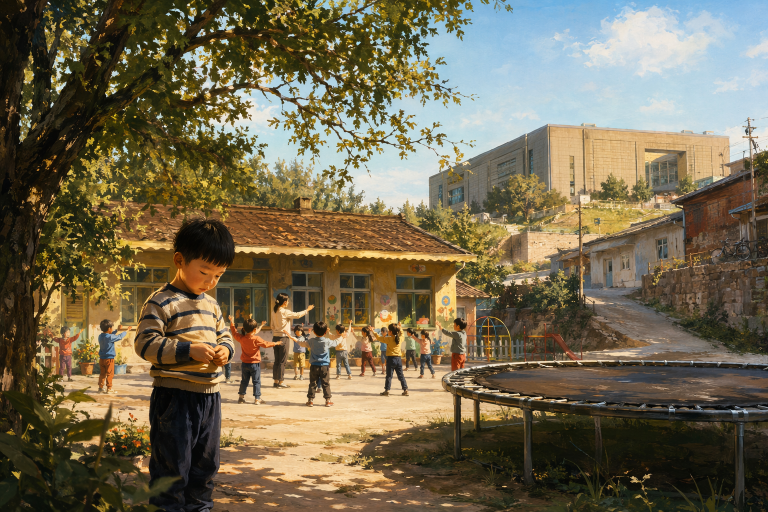
#> input picture articles/合集-01-我在河津上幼儿园/images/cover.png, 1536 x 1024 px, found by its file name (shown at 1/2 size)
$ python generate_cover_thumbnails.py
#> lines starting #> are read from the running program, lines starting #| are printed output that depends on the picture
#!/usr/bin/env python3
"""Generate lightweight website derivatives from canonical article covers."""

import io
from pathlib import Path

from PIL import Image, ImageOps


ROOT = Path(__file__).resolve().parent.parent
ARTICLE_IMAGES_DIR = ROOT / "assets" / "images" / "articles"
OUTPUT_DIR = ROOT / "assets" / "images" / "_generated"
CATALOG_DIR = OUTPUT_DIR / "catalog-covers"
ARTICLE_COVERS_DIR = OUTPUT_DIR / "article-covers"
ARTICLE_INLINE_DIR = OUTPUT_DIR / "article-inline"
HERO_SOURCE = ARTICLE_IMAGES_DIR / "合集-05-我在康杰念高中（怀昔）" / "cover.png"
INLINE_EXTENSIONS = {".jpg", ".jpeg", ".png"}
INLINE_MAX_SIZE = (1600, 1600)


def write_if_changed(path: Path, content: bytes) -> bool:
    if path.is_file() and path.read_bytes() == content:
        return False
    path.parent.mkdir(parents=True, exist_ok=True)
    path.write_bytes(content)
    return True


def render_webp(source: Path, size: tuple[int, int], quality: int) -> bytes:
#> called with size = (480, 320), quality = 74
    with Image.open(source) as image:
#> image is the input picture: PIL image 1536x1024 RGB; mean R, G, B 115.9, 105.5, 80.8
        image = ImageOps.exif_transpose(image).convert("RGB")
        image = ImageOps.fit(image, size, method=Image.Resampling.LANCZOS)
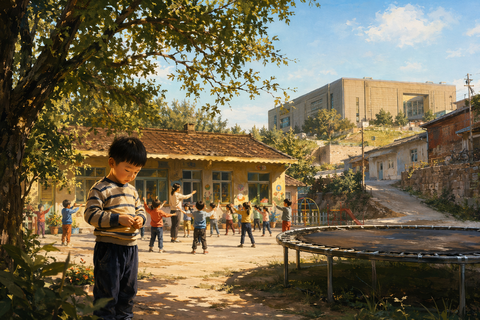
#> image: PIL image 480x320 RGB; mean R, G, B 115.9, 105.5, 80.8
#> call 2 of render_webp, with size = (1200, 800), quality = 80
#> in render_webp (call 2), `image = ImageOps.fit(image, size, method=Image.Resampling.LANCZOS)`:
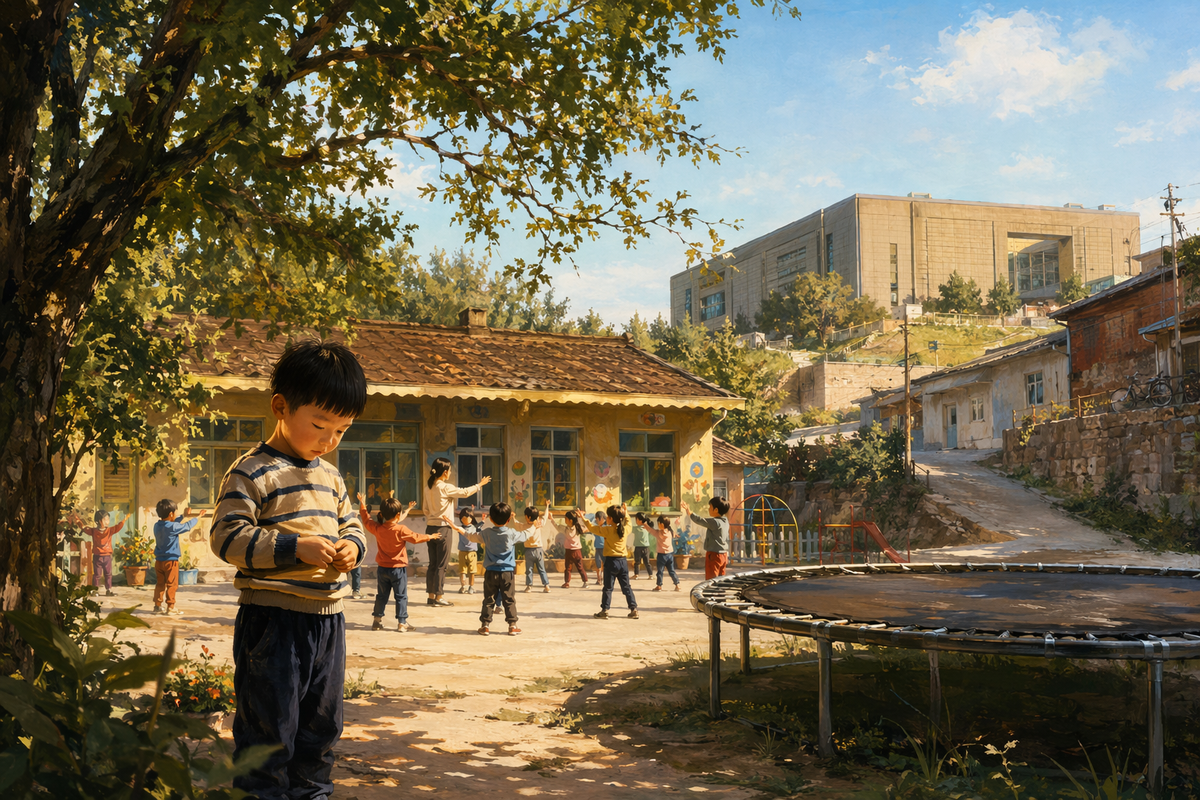
#> image: PIL image 1200x800 RGB; mean R, G, B 115.9, 105.5, 80.8
        output = io.BytesIO()
        image.save(output, format="WEBP", quality=quality, method=6)
        return output.getvalue()


def render_inline_webp(source: Path) -> bytes:
    with Image.open(source) as image:
        image = ImageOps.exif_transpose(image).convert("RGB")
        image.thumbnail(INLINE_MAX_SIZE, Image.Resampling.LANCZOS)
        output = io.BytesIO()
        image.save(output, format="WEBP", quality=76, method=6)
        return output.getvalue()


def render_favicon(source: Path) -> bytes:
    with Image.open(source) as image:
        image = ImageOps.exif_transpose(image).convert("RGB")
        image = ImageOps.fit(image, (64, 64), method=Image.Resampling.LANCZOS)
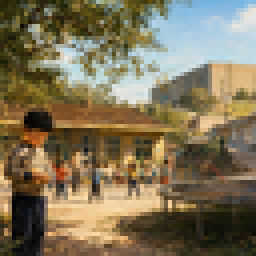
#> image: PIL image 64x64 RGB (shown 4 times larger); mean R, G, B 126.7, 114.7, 87.5
        output = io.BytesIO()
        image.save(output, format="PNG", optimize=True)
        return output.getvalue()


def main() -> None:
    covers = sorted(ARTICLE_IMAGES_DIR.glob("*/cover.png"), key=lambda path: path.parent.name)
    if not covers:
        raise SystemExit(f"No article covers found under {ARTICLE_IMAGES_DIR}")

    changed = 0
    for cover in covers:
        catalog_target = CATALOG_DIR / f"{cover.parent.name}.webp"
        article_target = ARTICLE_COVERS_DIR / f"{cover.parent.name}.webp"
        changed += write_if_changed(catalog_target, render_webp(cover, (480, 320), 74))
        changed += write_if_changed(article_target, render_webp(cover, (1200, 800), 80))

    inline_sources = sorted(
        (
            path
            for path in ARTICLE_IMAGES_DIR.glob("*/*")
            if path.is_file()
            and path.name.lower() != "cover.png"
            and path.suffix.lower() in INLINE_EXTENSIONS
        ),
        key=lambda path: path.as_posix(),
    )
    expected_inline_targets: set[Path] = set()
    for source in inline_sources:
        target = ARTICLE_INLINE_DIR / source.parent.name / f"{source.stem}.webp"
        expected_inline_targets.add(target)
        changed += write_if_changed(target, render_inline_webp(source))
    if ARTICLE_INLINE_DIR.is_dir():
        for stale in ARTICLE_INLINE_DIR.glob("*/*.webp"):
            if stale not in expected_inline_targets:
                stale.unlink()
                changed += 1

    changed += write_if_changed(
        OUTPUT_DIR / "home-hero.webp",
        render_webp(HERO_SOURCE, (1200, 800), 80),
    )
    changed += write_if_changed(OUTPUT_DIR / "favicon.png", render_favicon(HERO_SOURCE))

    generated = list(OUTPUT_DIR.rglob("*.webp")) + list(OUTPUT_DIR.rglob("*.png"))
    total_bytes = sum(path.stat().st_size for path in generated)
    print(
        f"generated {len(covers)} catalog covers, {len(covers)} article covers, "
        f"{len(inline_sources)} inline derivatives, and 2 site assets; "
        f"updated {changed}; total {total_bytes / 1024 / 1024:.2f} MB"
    )


if __name__ == "__main__":
    main()
